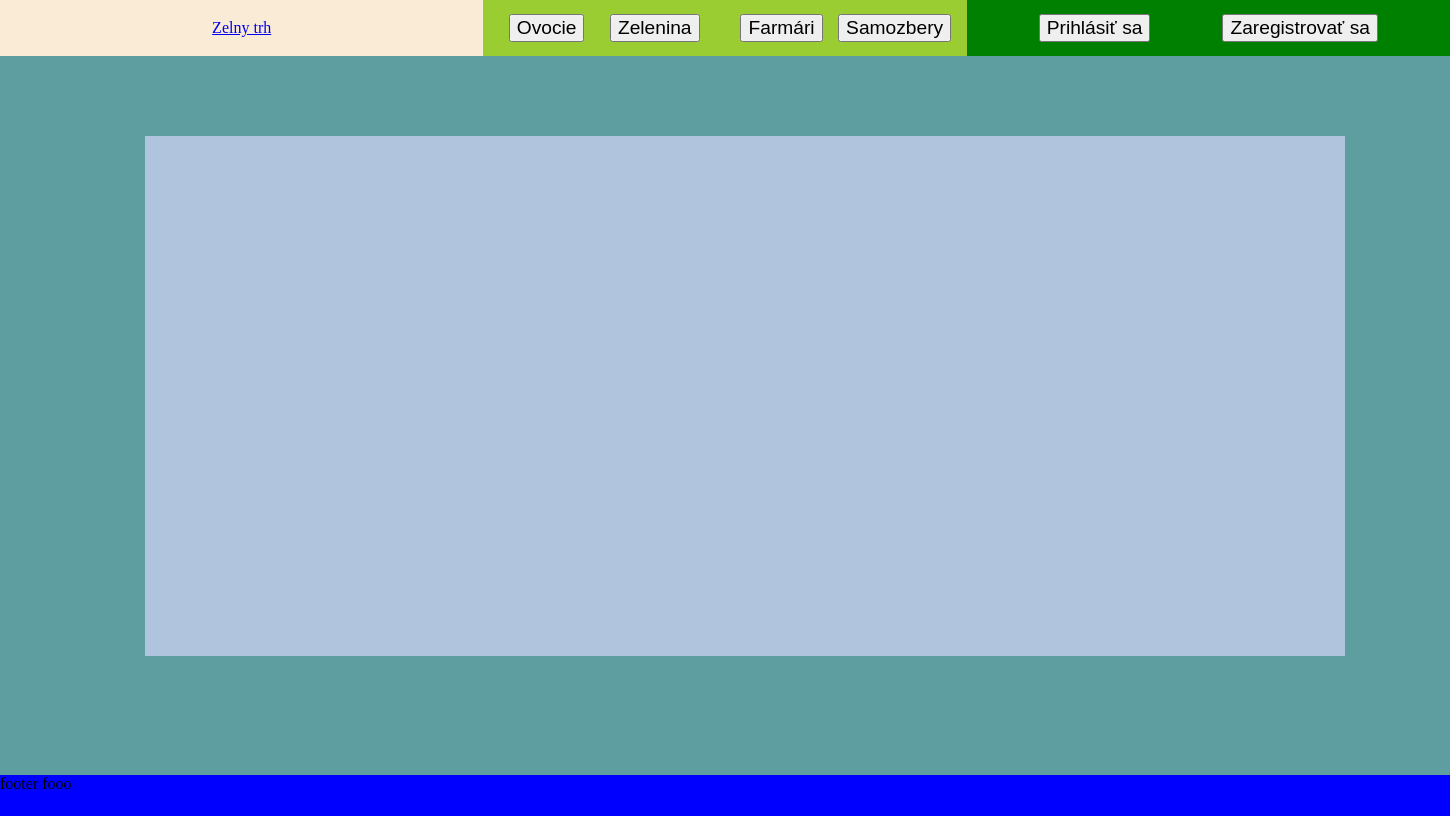
Before: /index3.php?category=events with the older database file.
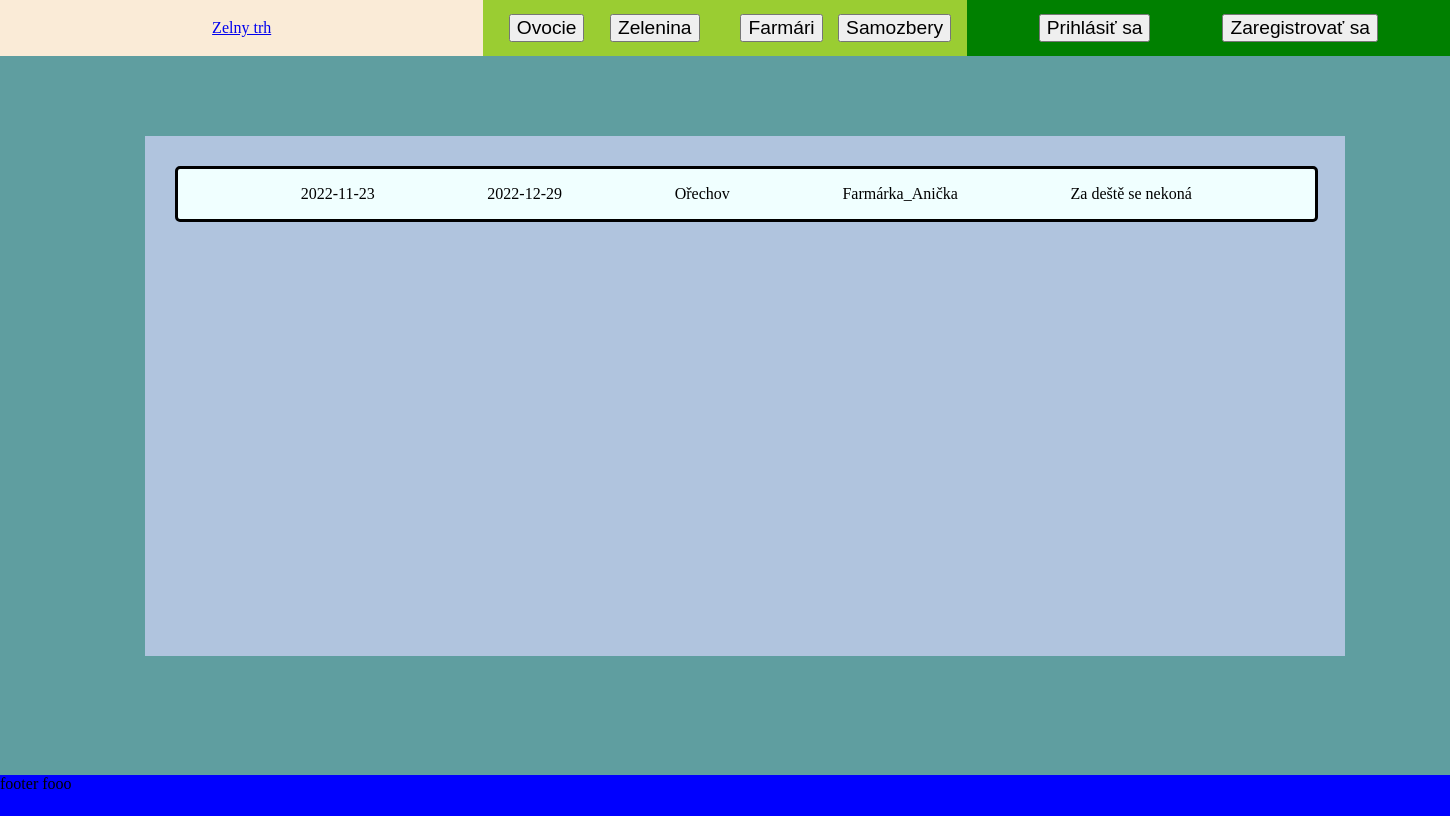
After: the same page with the newer database file.
### tables this page shows
CREATE TABLE HARVEST_EVENT(
    EVENTID INT(64) NOT NULL PRIMARY KEY AUTO_INCREMENT,
    DATE_FROM DATE NOT NULL,
    DATE_TO DATE NOT NULL,
    PLACE VARCHAR(64) NOT NULL,
    DESCRIPTION VARCHAR(300) NOT NULL,
    POSTEDBY VARCHAR(64) NOT NULL,
    FOREIGN KEY (POSTEDBY) REFERENCES FARMERS(LOGIN)
);

### services.php (called while the page is built, shortened)
<?php
class AccountService
{
    private $pdo;
    function __construct()
    {
        $this->pdo = $this->connect_db();
    }
    function connect_db()
    {
        $dsn = 'mysql:host=localhost;dbname=zelnytrh';
        $username = 'root';
        $password = 'passwd';
        $options = array(PDO::MYSQL_ATTR_INIT_COMMAND => 'SET NAMES utf8');
        $pdo = new PDO($dsn, $username, $password, $options);
        return $pdo;
    }
    function get($table, $what, $condition)
    {
        if ($condition == NULL) $condition = 1;
        $query = $this->pdo->prepare("SELECT " . $what . " FROM " . $table . " WHERE " . $condition . ";");
        $query->execute();
        return $query;
    }
}

### main_view.php (shortened to what this page needs)
<div id="tableItems">
    <?php
    $serv = new AccountService();
    if($_GET["category"]=="farmers")
    {
        $crops = $serv->get("ACCOUNTS A, FARMERS F","A.LOGIN, A.FULLNAME, A.EMAIL, F.LOGIN, F.ADDRESS, F.ICO, F.PHONE, F.IBAN","A.LOGIN = F.LOGIN");
        $arr = $crops->fetch();
        for ($i = 0; $i < $crops->rowCount(); $i++) {
            echo "<div class='tableItemFarmer' id=\"{$arr['CROP_NAME']}\">";
            echo "<div class='item_col'><h2>{$arr['LOGIN']}</h2>";
            echo "<p>{$arr['FULLNAME']}</p></div>";
            echo "<div class='item_col'><p>E-mail: {$arr['EMAIL']}</p>";
            echo "<p>Tel.Číslo: {$arr['PHONE']}</p>";
            echo "<p>Adresa: {$arr['ADDRESS']}</p></div>";
            echo "<div class='item_col'><p>IČO: {$arr['ICO']}</p>";
            echo "<p>IBAN: {$arr['IBAN']}</p></div>";
            echo "</div>";
            $arr = $crops->fetch();
        }
    }
    elseif($_GET["category"]=="events")
    {
        $crops = $serv->get("HARVEST_EVENT","*","");
        $arr = $crops->fetch();
        for ($i = 0; $i < $crops->rowCount(); $i++) {
            echo "<div class='tableItemFarmer' id=\"{$arr['CROP_NAME']}\">";
            echo "<p>{$arr['DATE_FROM']}</p>";
            echo "<p>{$arr['DATE_TO']}</p>";
            echo "<p>{$arr['PLACE']}</p>";
            echo "<p>{$arr['POSTEDBY']}</p>";
            echo "<p>{$arr['DESCRIPTION']}</p>";
            echo "</div>";
            $arr = $crops->fetch();
        }
    }
    ?>
</div>

Changed rows visible on the page:
added harvest_event: DATE_FROM "2022-11-23", DATE_TO "2022-12-29", PLACE "Ořechov", POSTEDBY "Farmárka_Anička", DESCRIPTION "Za deště se nekoná"
